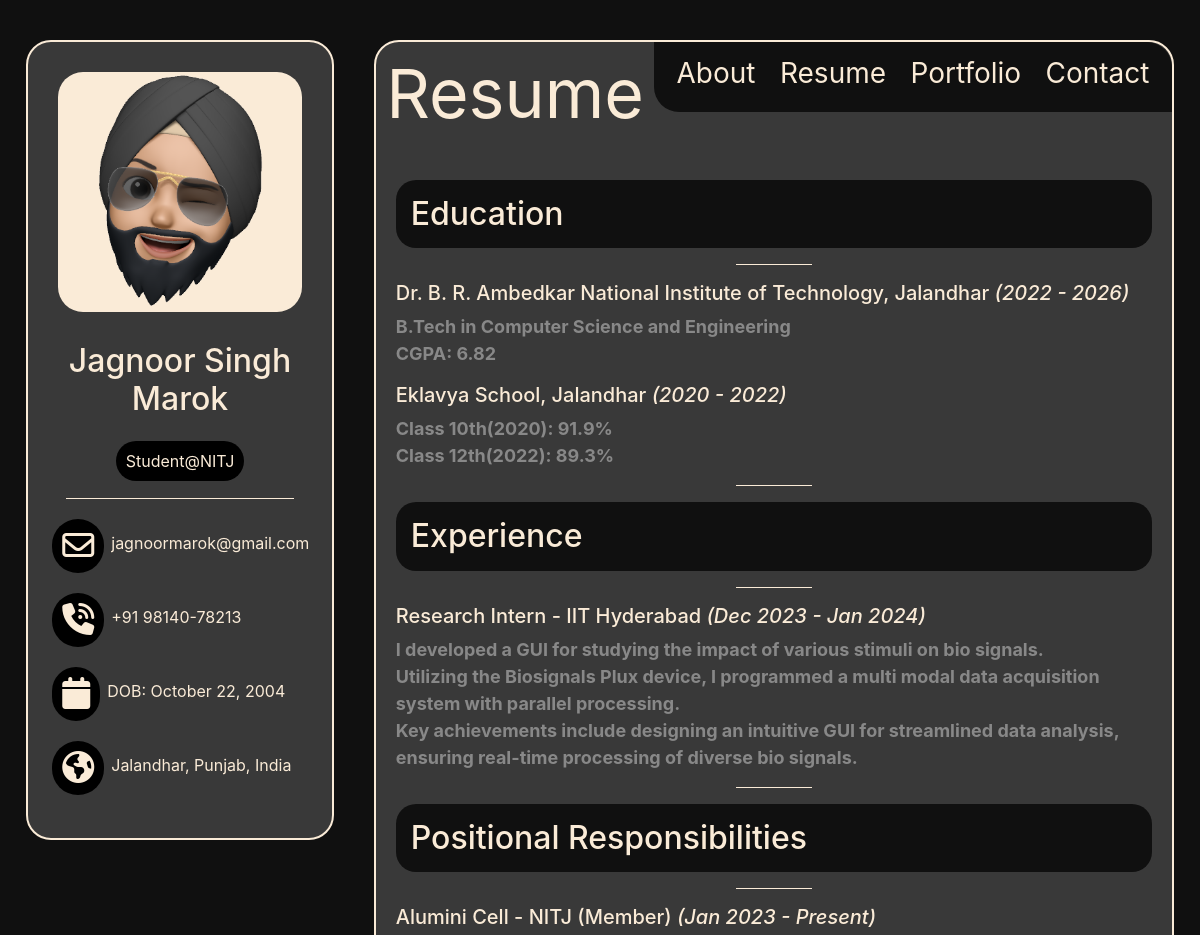
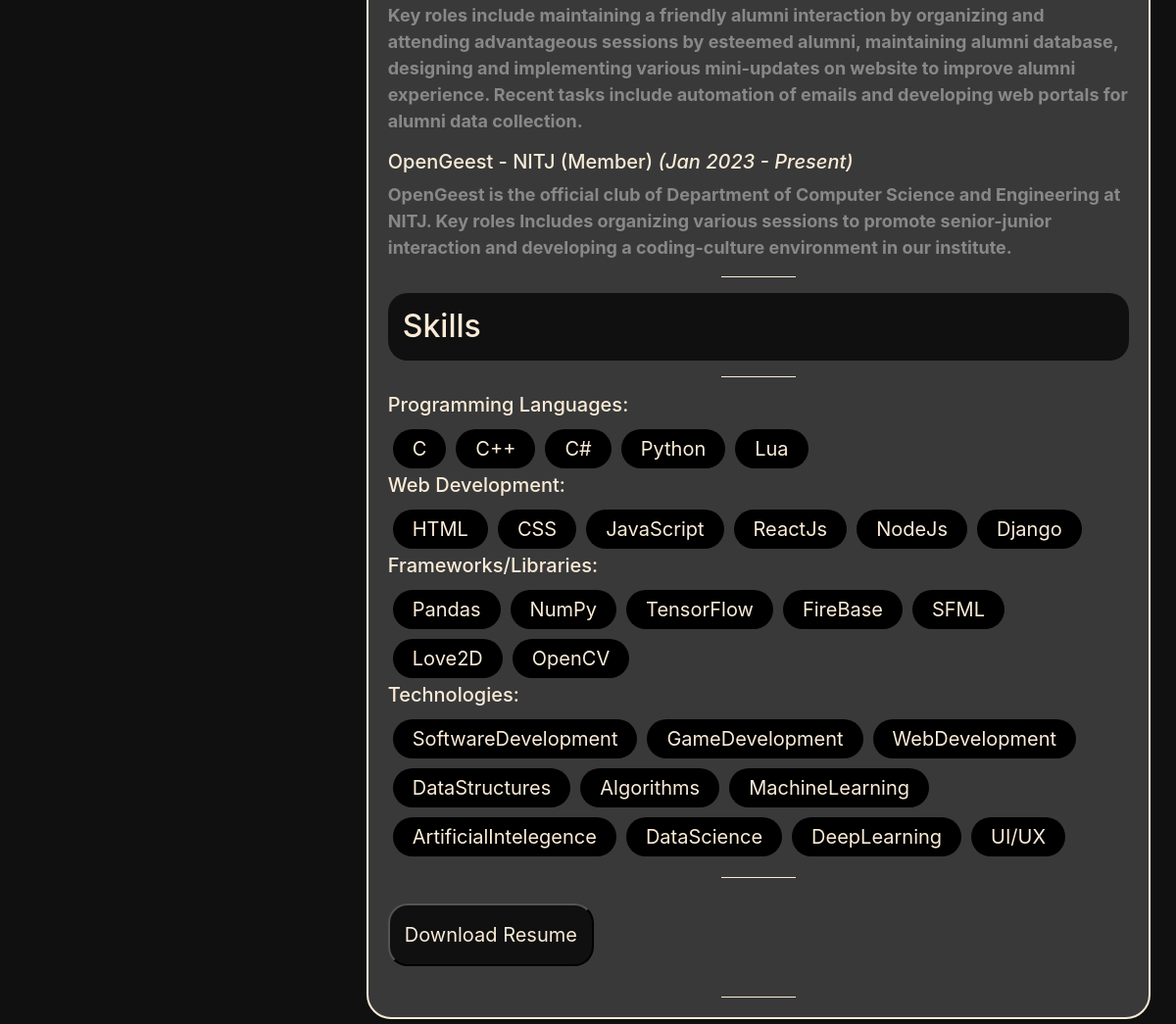
Screenshot of /resume/ with the database file from the repository (2 pictures, top to bottom).
### portfolio/models.py (models this page shows, shortened)
class Education(models.Model):
    institution = models.CharField(max_length=255)
    start_year = models.CharField(max_length=100)
    end_year = models.CharField(max_length=100, blank=True, null=True)
    details = models.TextField()

class Experience(models.Model):
    title = models.CharField(max_length=255)
    organization = models.CharField(max_length=255)
    start_date = models.CharField(max_length=100)
    end_date = models.CharField(max_length=100)
    description = models.TextField()

class Responsibility(models.Model):
    title = models.CharField(max_length=255)
    organization = models.CharField(max_length=255)
    start_date = models.CharField(max_length=100)
    end_date = models.CharField(max_length=100)
    description = models.TextField()

class Skill(models.Model):
    CATEGORY_CHOICES = [
        ('Programming Languages', 'Programming Languages'),
        ('Web Development', 'Web Development'),
        ('Frameworks/Libraries', 'Frameworks/Libraries'),
        ('Technologies', 'Technologies'),
    ]
    name = models.CharField(max_length=100)
    category = models.CharField(max_length=50, choices=CATEGORY_CHOICES)

### portfolio/views.py (the view)
# urls.py: path('resume/', views.resume, name='resume'),
def resume(request):
    categories = Skill.CATEGORY_CHOICES
    skills = Skill.objects.all()
    skills_by_category = {category[0]: [] for category in categories}
    experiences = Experience.objects.all()
    responsibilities = Responsibility.objects.all()
    education = Education.objects.all()
    for skill in skills:
        skills_by_category[skill.category].append(skill.name)
    return render(request, 'portfolio/resume.html', {'education': education,'experiences': experiences,
        'responsibilities': responsibilities,'skills_by_category': skills_by_category})

### portfolio/templates/portfolio/resume.html
{% extends "portfolio/layout.html" %}
{% load static %}
{% block body %}
<div class="body-title">
<div class="Page-title">
  <p>Resume</p>
</div>
<div class="nav-bar">
    <ul>
      <div class="navbar-item">
        <li><a href="{% url 'home' %}">About</a></li>
      </div>
      <div class="navbar-item">
        <li><a href="{% url 'resume' %}">Resume</a></li>
      </div>
      <div class="navbar-item">
        <li><a href="{% url 'portfolio' %}">Portfolio</a></li>
      </div>
      <div class="navbar-item">
        <li><a href="{% url 'contact' %}">Contact</a></li>
      </div>
  </ul>
</div>
</div>
<div class="content">
<div class="content-body">
    <div class="education-container">
        <h2>Education</h2>
        <hr>
        {% for edu in education %}
            <div class="education-item">
                <h5>{{ edu.institution }} <i>({{ edu.start_year }} - {{ edu.end_year }})</i></h5>
                <p>{{ edu.details|safe }}</p>
            </div>
        {% endfor %}
        <hr>
    </div>
    <div class="experience-container">
        <h2>Experience</h2>
        <hr>
        {% for experience in experiences %}
            <div class="experience-item">
                <h5>{{ experience.title }} - {{ experience.organization }} <i>({{ experience.start_date }} - {{ experience.end_date }})</i></h5>
                <p>{{ experience.description|safe }}</p>
            </div>
            <hr>
        {% endfor %}
        <h2>Positional Responsibilities</h2>
        <hr>
        {% for responsibility in responsibilities %}
            <div class="experience-item">
                <h5>{{ responsibility.title }} - {{ responsibility.organization }} <i>({{ responsibility.start_date }} - {{ responsibility.end_date }})</i></h5>
                <p>{{ responsibility.description|safe }}</p>
            </div>
        {% endfor %}
        <hr>
    </div>
    <div class="skill-container">
        <h2>Skills</h2>
        <hr>
        {% for category, skills in skills_by_category.items %}
            <div class="skill-set">
                <h5>{{ category }}:</h5>
                <div class="skill-list">
                    {% for skill in skills %}
                        <div class="skill-item">
                            {{ skill }}
                        </div>
                    {% endfor %}
                </div>
            </div>
        {% endfor %}
    </div>
<hr>
<div class="download-button">
    <a href="{% static 'portfolio\Jagnoor Singh Marok.pdf' %}" download="Jagnoor Singh Marok.pdf">
        <button type="button">Download Resume</button>
    </a>
</div>
<hr>
</div>
</div>
{% endblock %}

### portfolio/templates/portfolio/layout.html (shortened to what this page needs)
{% load static %}
<!DOCTYPE html>
<html lang="en">
<head>
    <link rel="stylesheet" href="{% static 'portfolio/style.css' %}">
    <link rel="stylesheet" href="https://stackpath.bootstrapcdn.com/bootstrap/4.4.1/css/bootstrap.min.css">
</head>
<body>
    <div class="row">
        <div class="sidebar">
            <div class="image-container">
                <img src="{% static 'portfolio/my-avatar.png' %}" height="240px">
            </div>
            <div class="name-container">
                <h2>Jagnoor Singh Marok</h2>
                <a href="https://departments.nitj.ac.in/dept/cse/Home">Student@NITJ</a>
                <hr>
            </div>
            <div class="contact-list">
                <ul>
                    <li class="contact-item">
                        <div class="icon-box">
                            <i class="fa fa-envelope-o fa-2x" aria-hidden="true"></i>
                        </div>
                        <div class="contact-info">
                            <p class="contact-title">
                                <a href="mailto:jagnoormarok@gmail.com" class="contact-link">jagnoormarok@gmail.com</a>
                            </p>
                        </div>
                    </li>
                    <li class="contact-item">
                        <div class="icon-box">
                            <i class="fa fa-volume-control-phone fa-2x" aria-hidden="true"></i>
                        </div>
                        <div class="contact-info">
                            <p class="contact-title">
                                <a href="tel:+919814078213" class="contact-link">+91 98140-78213</a>
                            </p>
                        </div>
                    </li>
                    <li class="contact-item">
                        <div class="icon-box">
                            <i class="fas fa-calendar fa-2x"></i>
                        </div>
                        <div class="contact-info">
                            <p class="contact-title">DOB: October 22, 2004</p>
                        </div>
                    </li>
                    <li class="contact-item">
                        <div class="icon-box">
                            <i class="fa fa-globe fa-2x" aria-hidden="true"></i>
                        </div>
                        <div class="contact-info">
                            <p>Jalandhar, Punjab, India</p>
                        </div>
                    </li>
                </ul>
            </div>
        </div>
        <div class="main-body">
            {% block body %}
            {% endblock %}
        </div>
    </div>
</body>
</html>

### portfolio/static/portfolio/style.css (style rules this page uses)
.row { padding-top: 20px; justify-content: center; background-color: #101010; display: flex; flex-wrap: wrap; }
.main-body { background-color: #393939; margin: 20px; border-radius: 25px; border: 2px solid antiquewhite; width: 65%; max-width: 900px; min-width: 800px; text-align: center; }
.sidebar { background-color: #393939; border: 2px solid antiquewhite; margin: 20px; border-radius: 25px; width: 25%; max-width: 400px; min-width: 300px; max-height: 800px; text-align: center; }
.sidebar h2 { margin-top: 5px; }
.image-container { margin: 30px; background-color: antiquewhite; border-radius: 25px; }
.name-container h2 { color: antiquewhite; margin: 30px; }
.name-container a { color:antiquewhite; background-color: rgb(0, 0, 0); padding: 10px; border-radius: 20px; }
.name-container hr { border-color: antiquewhite; width: 75%; margin-top: 25px; }
.contact-list ul { list-style-type: none; }
.contact-info p { padding-top: 10px; padding-left: 5px; margin: 2px; color: antiquewhite; }
.contact-info a { color: antiquewhite; }
.contact-item { text-align: left; display: flex; flex-wrap: wrap; margin-top: 20px; }
.icon-box { padding: 10px; margin-left: -16px; background-color: #000; color: antiquewhite; border-radius: 30px; }
.body-title { display: flex; flex-wrap: wrap; }
.Page-title { width: 35%; }
.Page-title p { color: antiquewhite; font-size: 68px; }
.nav-bar { background: #101010; border-radius: 0px 25px 0px 25px; max-height: 70px; width: 65%; }
.nav-bar ul { list-style-type: none; display: flex; flex-wrap: wrap; justify-content: space-around; padding: 10px; }
.nav-bar ul li a { color: antiquewhite; text-decoration: none; font-size: 28px; margin: 10px; }
.content .content-body { margin: 20px; text-align: left; color: antiquewhite; font-size: 20px; }
.content hr { color: antiquewhite; width: 75%; }
.contact-form h2,.content h2 { background: #101010; padding: 15px; border-radius: 20px; color: antiquewhite; }
.skill-list { display: flex; flex-wrap: wrap; }
.skill-item { color:antiquewhite; background-color: rgb(0, 0, 0); padding: 5px 20px 5px 20px; margin: 5px; border-radius: 50px; text-align: center; width: fit-content; }
.content-body hr { border-color: antiquewhite; width: 10%; }
.experience-item p,.education-item p { font-size: 18px; color: #888888; font-weight: bold; }
.download-button button { padding: 15px; margin: 10px 0px 15px 0px; color: antiquewhite; background-color: #101010; border-radius: 20px; }

### rows the page displays
Education: institution "Dr. B. R. Ambedkar National Institute of Technology, Jalandhar", start_year "2022", end_year "2026", details "B.Tech in Computer Science and Engineering CGPA: 6.82"
Education: institution "Eklavya School, Jalandhar", start_year "2020", end_year "2022", details "Class 10th(2020): 91.9% Class 12th(2022): 89.3%"
Experience: title "Research Intern", organization "IIT Hyderabad", start_date "Dec 2023", end_date "Jan 2024", description "I developed a GUI for studying the impact of various stimuli on bio signals. Utilizing the Biosignals Plux device, I programmed a multi modal data acquisition system with parallel processing. Key achievements include designing an intuitive GUI for streamlined data analysis, ensuring real-time processing of diverse bio signals."
Responsibility: title "Alumini Cell", organization "NITJ (Member)", start_date "Jan 2023", end_date "Present", description "Key roles include maintaining a friendly alumni interaction by organizing and attending advantageous sessions by esteemed alumni, maintaining alumni database, designing and implementing various mini-updates on website to improve alumni experience. Recent tasks include automation of emails and developing web portals for alumni data collection."
Responsibility: title "OpenGeest", organization "NITJ (Member)", start_date "Jan 2023", end_date "Present", description "OpenGeest is the official club of Department of Computer Science and Engineering at NITJ. Key roles Includes organizing various sessions to promote senior-junior interaction and developing a coding-culture environment in our institute."
Skill: skills "C++"
Skill: skills "C#"
Skill: skills "Python"
Skill: skills "Lua"
Skill: skills "HTML"
Skill: skills "CSS"
Skill: skills "JavaScript"
Skill: skills "ReactJs"
Skill: skills "NodeJs"
Skill: skills "Django"
Skill: skills "Pandas"
Skill: skills "NumPy"
Skill: skills "TensorFlow"
Skill: skills "FireBase"
Skill: skills "SFML"
Skill: skills "Love2D"
Skill: skills "OpenCV"
Skill: skills "SoftwareDevelopment"
Skill: skills "GameDevelopment"
Skill: skills "WebDevelopment"
Skill: skills "DataStructures"
Skill: skills "Algorithms"
Skill: skills "MachineLearning"
Skill: skills "ArtificialIntelegence"
Skill: skills "DataScience"
Skill: skills "DeepLearning"
Skill: skills "UI/UX"

### other values shown
{{ category }} "Programming Languages" "Web Development" "Frameworks/Libraries" "Technologies"
{{ skill }} "C"
